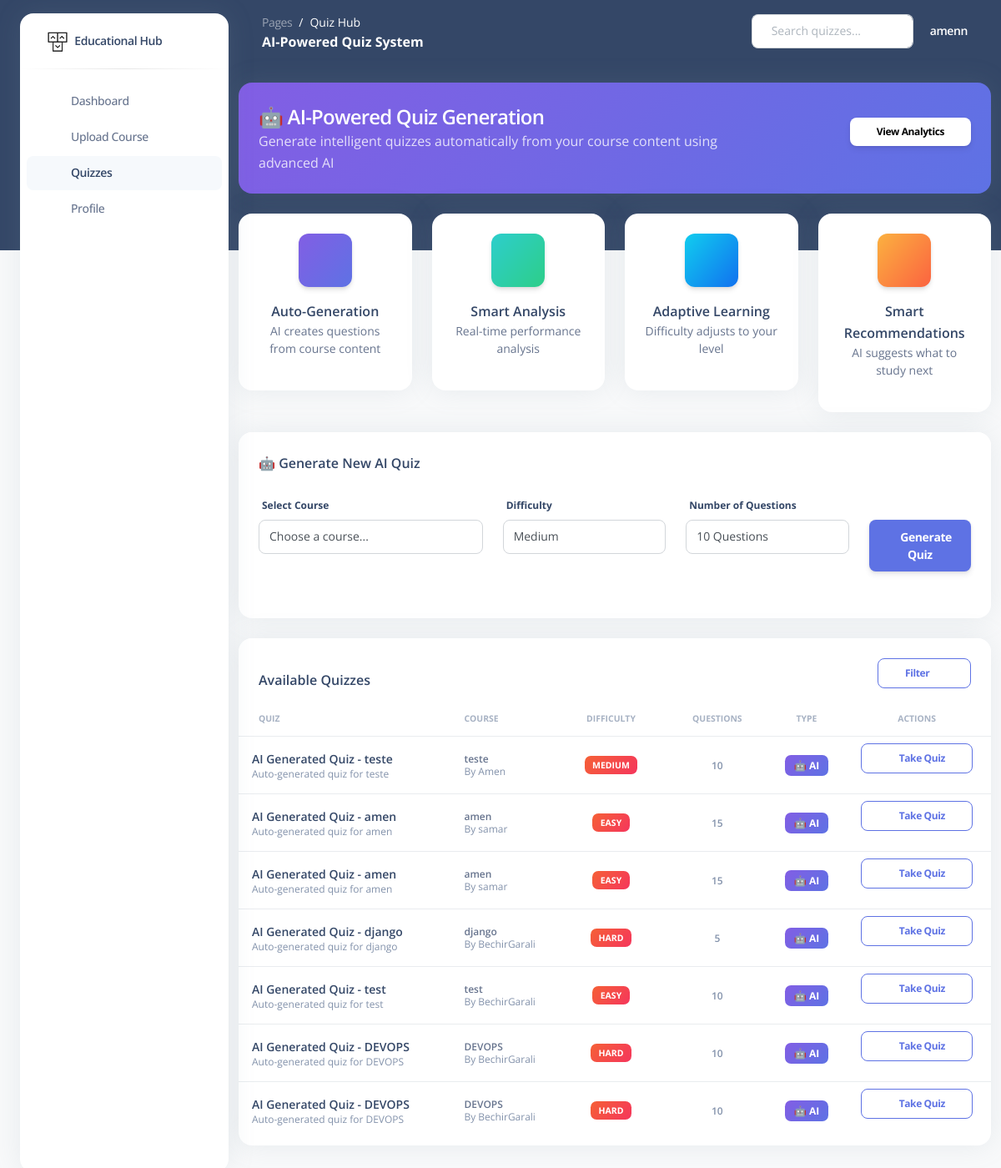
/quiz/ (signed in), run on the app's committed database.
### quiz_app/models.py (models this page shows, shortened)
class Quiz(models.Model):
    QUIZ_TYPES = [
        ('auto', 'Auto-generated'),
        ('manual', 'Manual'),
        ('adaptive', 'Adaptive'),
    ]
    DIFFICULTY_LEVELS = [
        ('beginner', 'Beginner'),
        ('intermediate', 'Intermediate'),
        ('advanced', 'Advanced'),
    ]
    id = models.UUIDField(primary_key=True, default=uuid.uuid4, editable=False)
    title = models.CharField(max_length=200)
    description = models.TextField(blank=True)
    course = models.ForeignKey('course_app.Course', on_delete=models.CASCADE, related_name='quizzes')
    created_by = models.ForeignKey(User, on_delete=models.CASCADE, related_name='created_quizzes')
    created_at = models.DateTimeField(default=timezone.now)
    is_active = models.BooleanField(default=True)
    quiz_type = models.CharField(max_length=20, choices=QUIZ_TYPES, default='auto')
    difficulty_level = models.CharField(max_length=20, choices=DIFFICULTY_LEVELS, default='intermediate')
    time_limit = models.IntegerField(default=30, help_text="Time limit in minutes")
    passing_score = models.IntegerField(default=70, help_text="Passing score percentage")
    max_attempts = models.IntegerField(default=3, help_text="Maximum number of attempts")
    questions = models.JSONField(default=list, help_text="List of quiz questions with answers")
    ai_generated = models.BooleanField(default=False)
    generation_prompt = models.TextField(blank=True, help_text="Prompt used for AI generation")
    total_attempts = models.IntegerField(default=0)
    average_score = models.FloatField(default=0.0)
    completion_rate = models.FloatField(default=0.0)
    class Meta:
        ordering = ['-created_at']
    def get_questions_count(self):
        return len(self.questions) if self.questions else 0

### course_app/models.py (models this page shows, shortened)
class Course(models.Model):
    id = models.UUIDField(primary_key=True, default=uuid.uuid4, editable=False)
    title = models.CharField(max_length=200)
    description = models.TextField()
    instructor = models.ForeignKey(User, on_delete=models.CASCADE, related_name='courses_taught')
    students = models.ManyToManyField(User, related_name='courses_enrolled', blank=True)
    created_at = models.DateTimeField(default=timezone.now)
    updated_at = models.DateTimeField(auto_now=True)
    is_active = models.BooleanField(default=True)
    audio_file = models.FileField(upload_to='courses/audio/', null=True, blank=True)
    pdf_file = models.FileField(upload_to='courses/pdf/', null=True, blank=True)
    transcript = models.TextField(blank=True)
    summary = models.TextField(blank=True)
    generated_images = models.JSONField(default=list, blank=True)
    key_concepts = models.JSONField(default=list, blank=True)
    class Meta:
        ordering = ['-created_at']

### quiz_app/views.py (the view)
# urls.py: path('', views.quiz_list, name='quiz_list'),
@login_required
def quiz_list(request):
    quizzes = Quiz.objects.filter(is_active=True).select_related('course', 'created_by')
    user_attempts = QuizAttempt.objects.filter(user=request.user).values_list('quiz_id', flat=True)
    courses = Course.objects.filter(is_active=True)
    context = {
        'quizzes': quizzes,
        'user_attempts': list(user_attempts),
        'courses': courses,  # Add courses to context
    }
    return render(request, 'quiz/quiz_list.html', context)

### templates/quiz/quiz_list.html (shortened to what this page needs)
{% load static %}
<!DOCTYPE html>
<html lang="en">
<head>
  <link href="{% static 'css/nucleo-icons.css' %}" rel="stylesheet" />
  <link href="{% static 'css/nucleo-svg.css' %}" rel="stylesheet" />
  <link href="{% static 'css/argon-dashboard.css' %}" rel="stylesheet" />
</head>
<body class="g-sidenav-show bg-gray-100">
  <aside class="sidenav bg-white navbar navbar-vertical navbar-expand-xs border-0 border-radius-xl my-3 fixed-start ms-4" id="sidenav-main">
    <div class="sidenav-header">
      <a class="navbar-brand m-0" href="{% url 'home' %}">
        <img src="{% static 'img/logo-ct-dark.png' %}" width="26px" height="26px" class="navbar-brand-img h-100" alt="main_logo">
        <span class="ms-1 font-weight-bold">Educational Hub</span>
      </a>
    </div>
    <hr class="horizontal dark mt-0">
    <div class="collapse navbar-collapse w-auto" id="sidenav-collapse-main">
      <ul class="navbar-nav">
        <li class="nav-item">
          <a class="nav-link" href="{% url 'home' %}">
            <div class="icon icon-shape icon-sm border-radius-md text-center me-2 d-flex align-items-center justify-content-center">
              <i class="ni ni-tv-2 text-dark text-sm opacity-10"></i>
            </div>
            <span class="nav-link-text ms-1">Dashboard</span>
          </a>
        </li>
        <li class="nav-item">
          <a class="nav-link" href="{% url 'upload_course' %}">
            <div class="icon icon-shape icon-sm border-radius-md text-center me-2 d-flex align-items-center justify-content-center">
              <i class="ni ni-cloud-upload-96 text-dark text-sm opacity-10"></i>
            </div>
            <span class="nav-link-text ms-1">Upload Course</span>
          </a>
        </li>
        <li class="nav-item">
          <a class="nav-link active" href="{% url 'quiz_app:quiz_list' %}">
            <div class="icon icon-shape icon-sm border-radius-md text-center me-2 d-flex align-items-center justify-content-center">
              <i class="ni ni-paper-diploma text-dark text-sm opacity-10"></i>
            </div>
            <span class="nav-link-text ms-1">Quizzes</span>
          </a>
        </li>
        <li class="nav-item">
          <a class="nav-link" href="{% url 'profile' %}">
            <div class="icon icon-shape icon-sm border-radius-md text-center me-2 d-flex align-items-center justify-content-center">
              <i class="ni ni-single-02 text-dark text-sm opacity-10"></i>
            </div>
            <span class="nav-link-text ms-1">Profile</span>
          </a>
        </li>
      </ul>
    </div>
  </aside>
  <main class="main-content position-relative border-radius-lg">
    <nav class="navbar navbar-main navbar-expand-lg px-0 mx-4 shadow-none border-radius-xl" id="navbarBlur" data-scroll="false">
      <div class="container-fluid py-1 px-3">
        <nav aria-label="breadcrumb">
          <ol class="breadcrumb bg-transparent mb-0 pb-0 pt-1 px-0 me-sm-6 me-5">
            <li class="breadcrumb-item text-sm"><a class="opacity-5 text-white" href="{% url 'home' %}">Pages</a></li>
            <li class="breadcrumb-item text-sm text-white active" aria-current="page">Quiz Hub</li>
          </ol>
          <h6 class="font-weight-bolder text-white mb-0">AI-Powered Quiz System</h6>
        </nav>
        <div class="collapse navbar-collapse mt-sm-0 mt-2 me-md-0 me-sm-4" id="navbar">
          <div class="ms-md-auto pe-md-3 d-flex align-items-center">
            <div class="input-group">
              <span class="input-group-text text-body"></span>
              <input type="text" class="form-control" placeholder="Search quizzes...">
            </div>
          </div>
          <ul class="navbar-nav justify-content-end">
            {% if user.is_authenticated %}
            <li class="nav-item d-flex align-items-center">
              <a href="{% url 'profile' %}" class="nav-link text-white font-weight-bold px-0">
                <span class="d-sm-inline d-none">{{ user.username }}</span>
              </a>
            </li>
            {% endif %}
          </ul>
        </div>
      </div>
    </nav>
    <div class="container-fluid py-4">
      <div class="row mb-4">
        <div class="col-12">
          <div class="card bg-gradient-primary">
            <div class="card-body">
              <div class="row align-items-center">
                <div class="col-md-8">
                  <h4 class="text-white mb-0">🤖 AI-Powered Quiz Generation</h4>
                  <p class="text-white opacity-8 mb-0">Generate intelligent quizzes automatically from your course content using advanced AI</p>
                </div>
                <div class="col-md-4 text-end">
                  <a href="{% url 'quiz_app:quiz_analytics' %}" class="btn btn-white btn-sm">View Analytics</a>
                </div>
              </div>
            </div>
          </div>
        </div>
      </div>
      <div class="row mb-4">
        <div class="col-md-3">
          <div class="card">
            <div class="card-body text-center">
              <div class="icon icon-shape icon-lg bg-gradient-primary shadow mx-auto mb-3">
                <i class="ni ni-settings-gear-65 text-white"></i>
              </div>
              <h6 class="mb-0">Auto-Generation</h6>
              <p class="text-sm text-muted">AI creates questions from course content</p>
            </div>
          </div>
        </div>
        <div class="col-md-3">
          <div class="card">
            <div class="card-body text-center">
              <div class="icon icon-shape icon-lg bg-gradient-success shadow mx-auto mb-3">
                <i class="ni ni-chart-bar-32 text-white"></i>
              </div>
              <h6 class="mb-0">Smart Analysis</h6>
              <p class="text-sm text-muted">Real-time performance analysis</p>
            </div>
          </div>
        </div>
        <div class="col-md-3">
          <div class="card">
            <div class="card-body text-center">
              <div class="icon icon-shape icon-lg bg-gradient-info shadow mx-auto mb-3">
                <i class="ni ni-bulb-61 text-white"></i>
              </div>
              <h6 class="mb-0">Adaptive Learning</h6>
              <p class="text-sm text-muted">Difficulty adjusts to your level</p>
            </div>
          </div>
        </div>
        <div class="col-md-3">
          <div class="card">
            <div class="card-body text-center">
              <div class="icon icon-shape icon-lg bg-gradient-warning shadow mx-auto mb-3">
                <i class="ni ni-send text-white"></i>
              </div>
              <h6 class="mb-0">Smart Recommendations</h6>
              <p class="text-sm text-muted">AI suggests what to study next</p>
            </div>
          </div>
        </div>
      </div>
      <div class="row mb-4">
        <div class="col-12">
          <div class="card">
            <div class="card-header pb-0">
              <h6 class="mb-0">🤖 Generate New AI Quiz</h6>
            </div>
            <div class="card-body">
              <form method="post" action="{% url 'quiz_app:generate_quiz_api' %}">
                <div class="row">
                  <div class="col-md-4">
                    <div class="form-group">
                      <label class="form-control-label">Select Course</label>
                      <select name="course_id" class="form-control" required>
                        <option value="">Choose a course...</option>
                      </select>
                    </div>
                  </div>
                  <div class="col-md-3">
                    <div class="form-group">
                      <label class="form-control-label">Difficulty</label>
                      <select name="difficulty" class="form-control">
                        <option value="medium" selected>Medium</option>
                      </select>
                    </div>
                  </div>
                  <div class="col-md-3">
                    <div class="form-group">
                      <label class="form-control-label">Number of Questions</label>
                      <select name="num_questions" class="form-control">
                        <option value="10" selected>10 Questions</option>
                      </select>
                    </div>
                  </div>
                  <div class="col-md-2">
                    <div class="form-group">
                      <label class="form-control-label">&nbsp;</label>
                      <button type="submit" class="btn btn-primary btn-block">
                        <i class="ni ni-settings-gear-65 me-1"></i>Generate Quiz
                      </button>
                    </div>
                  </div>
                </div>
              </form>
            </div>
          </div>
        </div>
      </div>
      <div class="row">
        <div class="col-12">
          <div class="card mb-4">
            <div class="card-header pb-0">
              <div class="d-flex justify-content-between align-items-center">
                <h6 class="mb-0">Available Quizzes</h6>
                <div class="dropdown">
                  <button class="btn btn-outline-primary btn-sm dropdown-toggle" type="button" data-bs-toggle="dropdown">
                    Filter
                  </button>
                </div>
              </div>
            </div>
            <div class="card-body px-0 pt-0 pb-2">
              {% if quizzes %}
                <div class="table-responsive p-0">
                  <table class="table align-items-center mb-0">
                    <thead>
                      <tr>
                        <th class="text-uppercase text-secondary text-xxs font-weight-bolder opacity-7">Quiz</th>
                        <th class="text-uppercase text-secondary text-xxs font-weight-bolder opacity-7 ps-2">Course</th>
                        <th class="text-center text-uppercase text-secondary text-xxs font-weight-bolder opacity-7">Difficulty</th>
                        <th class="text-center text-uppercase text-secondary text-xxs font-weight-bolder opacity-7">Questions</th>
                        <th class="text-center text-uppercase text-secondary text-xxs font-weight-bolder opacity-7">Type</th>
                        <th class="text-center text-uppercase text-secondary text-xxs font-weight-bolder opacity-7">Actions</th>
                      </tr>
                    </thead>
                    <tbody>
                      {% for quiz in quizzes %}
                      <tr>
                        <td>
                          <div class="d-flex px-2 py-1">
                            <div class="d-flex flex-column justify-content-center">
                              <h6 class="mb-0 text-sm">{{ quiz.title }}</h6>
                              <p class="text-xs text-secondary mb-0">{{ quiz.description|truncatewords:10 }}</p>
                            </div>
                          </div>
                        </td>
                        <td>
                          <p class="text-xs font-weight-bold mb-0">{{ quiz.course.title }}</p>
                          <p class="text-xs text-secondary mb-0">By {{ quiz.created_by.username }}</p>
                        </td>
                        <td class="align-middle text-center text-sm">
                          <span class="badge badge-sm bg-gradient-{% if quiz.difficulty_level == 'beginner' %}success{% elif quiz.difficulty_level == 'intermediate' %}warning{% else %}danger{% endif %}">
                            {{ quiz.get_difficulty_level_display }}
                          </span>
                        </td>
                        <td class="align-middle text-center">
                          <span class="text-secondary text-xs font-weight-bold">{{ quiz.get_questions_count }}</span>
                        </td>
                        <td class="align-middle text-center">
                          <span class="badge badge-sm bg-gradient-{% if quiz.quiz_type == 'auto' %}primary{% elif quiz.quiz_type == 'manual' %}secondary{% else %}info{% endif %}">
                            {% if quiz.ai_generated %}🤖 AI{% else %}{{ quiz.get_quiz_type_display }}{% endif %}
                          </span>
                        </td>
                        <td class="align-middle text-center">
                          <div class="btn-group" role="group">
                            <a href="{% url 'quiz_app:quiz_detail' quiz.id %}" class="btn btn-outline-primary btn-sm">
                              <i class="ni ni-send me-1"></i>Take Quiz
                            </a>
                          </div>
                        </td>
                      </tr>
                      {% endfor %}
                    </tbody>
                  </table>
                </div>
              {% endif %}
            </div>
          </div>
        </div>
      </div>
    </div>
  </main>
</body>
</html>

### assets/css/nucleo-svg.css (style rules this page uses)
.icon { display: inline-block; color: #111111; height: 1em; width: 1em; }
.icon-sm { height: 0.8em; width: 0.8em; }
.icon-lg { height: 1.6em; width: 1.6em; }
.icon { fill: currentColor; stroke: none; }

### data on the page
Quiz: title "AI Generated Quiz - teste", description "Auto-generated quiz for teste", course "teste", created_by.username "Amen", difficulty_level "MEDIUM", get_questions_count "10", ai_generated "🤖 AI"
Quiz: title "AI Generated Quiz - amen", description "Auto-generated quiz for amen", course "amen", created_by.username "samar", difficulty_level "EASY", get_questions_count "15", ai_generated "🤖 AI"
Quiz: title "AI Generated Quiz - amen", description "Auto-generated quiz for amen", course "amen", created_by.username "samar", difficulty_level "EASY", get_questions_count "15", ai_generated "🤖 AI"
Quiz: title "AI Generated Quiz - django", description "Auto-generated quiz for django", course "django", created_by.username "BechirGarali", difficulty_level "HARD", get_questions_count "5", ai_generated "🤖 AI"
Quiz: title "AI Generated Quiz - test", description "Auto-generated quiz for test", course "test", created_by.username "BechirGarali", difficulty_level "EASY", get_questions_count "10", ai_generated "🤖 AI"
Quiz: title "AI Generated Quiz - DEVOPS", description "Auto-generated quiz for DEVOPS", course "DEVOPS", created_by.username "BechirGarali", difficulty_level "HARD", get_questions_count "10", ai_generated "🤖 AI"
Quiz: title "AI Generated Quiz - DEVOPS", description "Auto-generated quiz for DEVOPS", course "DEVOPS", created_by.username "BechirGarali", difficulty_level "HARD", get_questions_count "10", ai_generated "🤖 AI"

### other printed values
{{ user.username }} "amenn"
